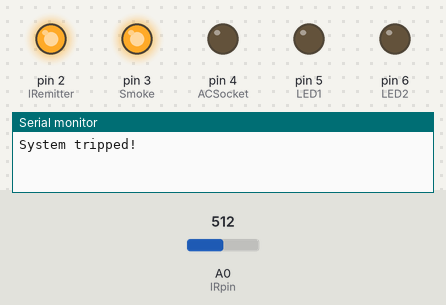
The sketch below on a simulated Arduino Uno, built with avr-gcc and run on an emulated ATmega328P. Parts: output pins drawn as LEDs (lit = HIGH), the last lines printed to the serial monitor. The test bench sets the inputs (shaded band); at power-on: A0 (IRpin) = 512.

Above: at 0.3 s.
At 30.2 s:
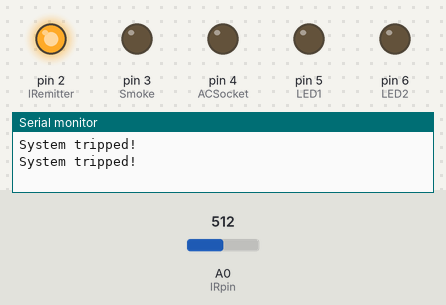
At 33.3 s:
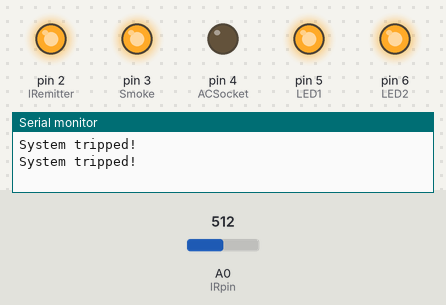
Timing chart, 0 to 34.8 s (numbered marks = the images above):
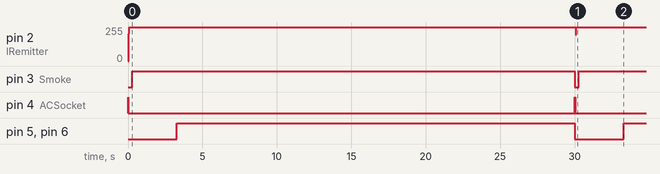

Measured:
- by itself, pin 2 (IRemitter): 0/255 → 255/255 at 0.05 s
- by itself, pin 3 (Smoke): LOW → HIGH at 0.27 s, → LOW 29.8 s later, → HIGH 0.27 s later
- by itself, pin 4 (ACSocket): HIGH → LOW at 0.02 s, → HIGH 30.0 s later, → LOW 0.02 s later
- by itself, pin 5 (LED1), pin 6 (LED2): LOW → HIGH at 3.3 s, → LOW 26.8 s later, → HIGH 3.3 s later

The sketch:

Halloween-MotionDetect-Effects.ino
```cpp
// Simple Proximity Sensor using Infrared
// Description: Measure the distance to an obstacle using infrared light emitted by IR LED and
//   read the value with a IR photodiode. The accuracy is not perfect, but works great
//   with minor projects.
// Author: Ricardo Ouvina
// Date: 01/10/2012
// Version: 1.0

int IRpin      = A0;          // IR photodiode on analog pin A0
int IRemitter  = 2 ;          // IR emitter LED on digital pin 2
int Smoke      = 3 ;          // Circuit to turn Smoke machine on/off
int ACSocket   = 4 ;          // Circuit to turn AC Circuit on/off
int LED1       = 5 ;          // Turn on LED Circuit 1
int LED2       = 6 ;          // Turn on LED Circuit 2
int ambientIR;                // variable to store the IR coming from the ambient
int obstacleIR;               // variable to store the IR coming from the object
int value[10];                // variable to store the IR values
int distance;                 // variable that will tell if there is an obstacle or not
int Tripped    = 0 ;

void setup(){
  Serial.begin(9600);          // initializing Serial monitor

  pinMode      (IRemitter, OUTPUT );  // IR emitter LED on digital pin 2
  digitalWrite (IRemitter, LOW    );  // set IR LED off

  pinMode      (Smoke    , OUTPUT );  // Smoke Machine on digital pin 3
  digitalWrite (Smoke    , LOW    );  // set Smoke Machine off

  pinMode      (ACSocket , OUTPUT );  // AC Socket on digital pin 4
  digitalWrite (ACSocket , HIGH   );  // set AC Socket on

  pinMode      (LED1     , OUTPUT );  // LED 1 on digital pin 5
  digitalWrite (LED1     , LOW    );  // set LED 1 off

  pinMode      (LED2     , OUTPUT );  // LED 2 on digital pin 6
  digitalWrite (LED2     , LOW    );  // set LED2 off

}

void loop(){
  distance = readIR(10);  // calling the function that will read the distance and passing the "accuracy" to it
  //Serial.println(distance);   // writing the read value on Serial monitor
  //delay(1000);

  if (distance < 1){
       animation();
  }

}

void animation(){
  digitalWrite (ACSocket, LOW);
  Serial.println("System tripped!");
  delay (250);
  digitalWrite (Smoke, HIGH);
  delay (3000);
  digitalWrite (LED1, HIGH);
  digitalWrite (LED2, HIGH);
  delay (26750);

  digitalWrite (Smoke, LOW);
  digitalWrite (ACSocket, HIGH);
  digitalWrite (LED1, LOW);
  digitalWrite (LED2, LOW);

}

int readIR(int times){
  for(int x=0;x<times;x++){
    digitalWrite(IRemitter,LOW);           // turning the IR LEDs off to read the IR coming from the ambient
    delay(1);                                             // minimum delay necessary to read values
    ambientIR = analogRead(IRpin);  // storing IR coming from the ambient
    digitalWrite(IRemitter,HIGH);          // turning the IR LEDs on to read the IR coming from the obstacle
    delay(1);                                             // minimum delay necessary to read values
    obstacleIR = analogRead(IRpin);  // storing IR coming from the obstacle
    value[x] = ambientIR-obstacleIR;   // calculating changes in IR values and storing it for future average
  }

  for(int x=0;x<times;x++){        // calculating the average based on the "accuracy"
    distance+=value[x];
  }
  return(distance/times);            // return the final value
}


//-- Function to sound a buzzer for audible measurements --//
void buzzer(){
  if (distance>1){
    if(distance>100){ // continuous sound if the obstacle is too close
      digitalWrite(11,HIGH);
    }
    else{  // beeps faster when an obstacle approaches
      digitalWrite(11,HIGH);
      delay(150-distance);  // adjust this value for your convenience
      digitalWrite(11,LOW);
      delay(150-distance);  // adjust this value for your convenience
    }
  }
  else{  // off if there is no obstacle
    digitalWrite(11,LOW);
  }
}
```
